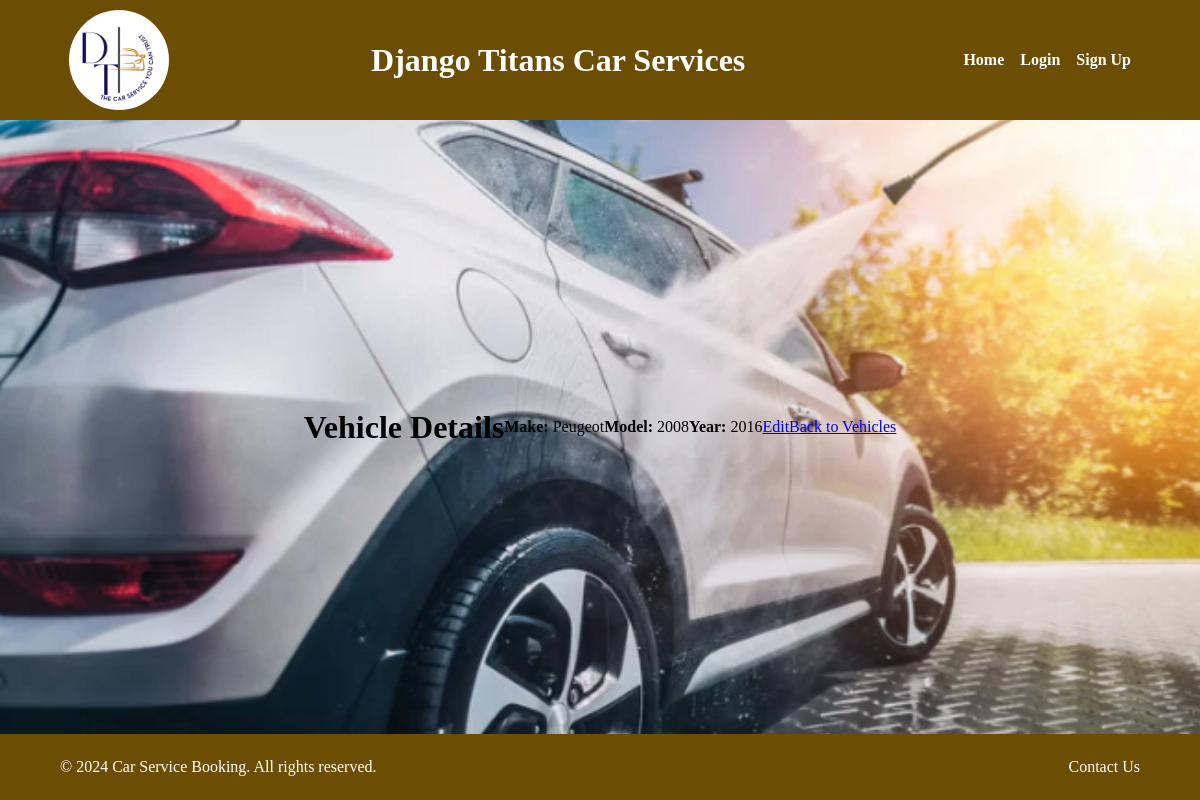
The app's page /car-services/vehicles/1/ with its own data.
### car_services/models.py (models this page shows, shortened)
class Vehicle(models.Model):
    user = models.ForeignKey(User, on_delete=models.CASCADE, related_name='vehicles')
    make = models.CharField(max_length=100)
    model = models.CharField(max_length=100)
    year = models.PositiveIntegerField()

### car_services/views.py (the view)
# urls.py: path('vehicles/<int:pk>/', views.VehicleDetailView.as_view(), name='vehicle_detail'),
class VehicleDetailView(View):
    template_name = 'vehicle_detail.html'
    def get(self, request, pk):
        vehicle = get_object_or_404(Vehicle, pk=pk)
        return render(request, self.template_name, {'vehicle': vehicle})

### car_services/templates/car_services/vehicle_detail.html (shortened to what this page needs)
{% extends 'base.html' %}
{% block content %}
<h1>Vehicle Details</h1>
<p><strong>Make:</strong> {{ vehicle.make }}</p>
<p><strong>Model:</strong> {{ vehicle.model }}</p>
<p><strong>Year:</strong> {{ vehicle.year }}</p>
<a href="{% url 'edit_vehicle' vehicle.pk %}">Edit</a>
<a href="{% url 'vehicle_list' %}">Back to Vehicles</a>
{% endblock %}

### car_services/static/css/style.css (style rules this page uses)
html, body { height: 100%; margin: 0; }
body { display: flex; flex-direction: column; }

### records on screen
Vehicle: make "Peugeot", model "2008", year "2016"
